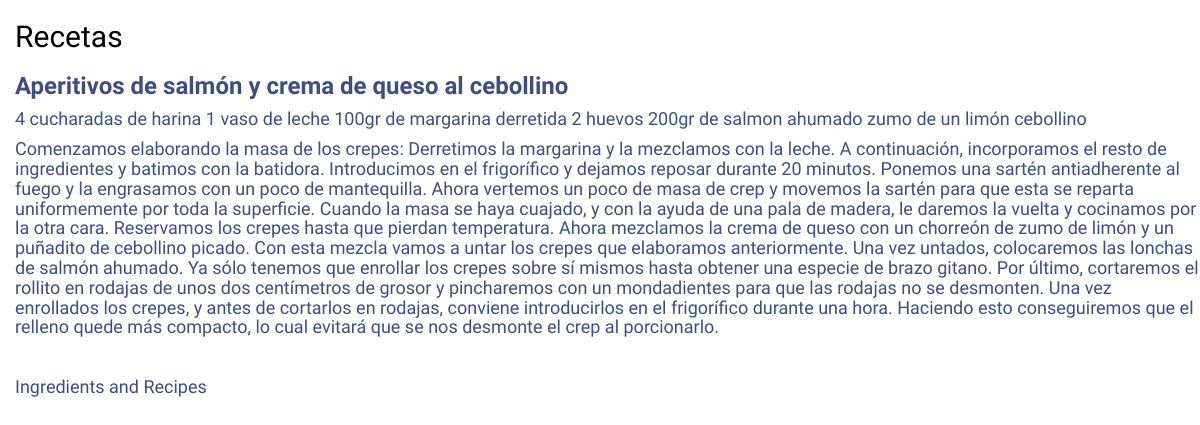
Page /verRecetas/15 on the earlier database version.
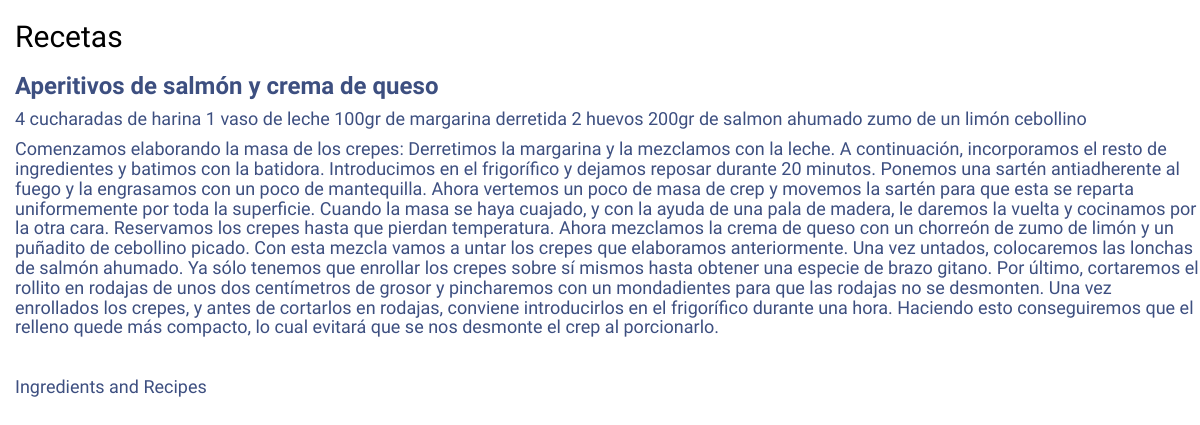
Same page on the later database version.
### RecipesAndFun/models.py (models this page shows, shortened)
class receta(models.Model):
    nombre_receta= models.CharField(max_length=100)
    ingredientes= models.TextField(help_text='Escribe los ingredientes')
    preparacion= models.TextField(verbose_name='Preparacion')
    tiempo_preparacion= models.IntegerField
    comentarios= models.CharField(help_text='Espacio para comentarios', max_length=1000, null=True)
    puntuacion= models.IntegerField
    fecha_publicacion= models.DateTimeField(blank=True, null=True)
    autor= models.ForeignKey(User, on_delete=models.CASCADE)

### RecipesAndFun/views.py (the view)
class RecipeDetail(DetailView):
    model = receta
    template_name = 'verReceta.html'
    def get_context_data(self, **kwargs):
        context = super(RecipeDetail, self).get_context_data(**kwargs)
        return context

### templates/verReceta.html (shortened to what this page needs)
{% load static %}
<head>
    <link rel="stylesheet" href="//maxcdn.bootstrapcdn.com/bootstrap/3.2.0/css/bootstrap.min.css">
    <link rel="stylesheet" href="//maxcdn.bootstrapcdn.com/bootstrap/3.2.0/css/bootstrap-theme.min.css">
    <link rel="stylesheet" href="{% static 'css/recipesandfun.css' %}">
    <h2>Recetas</h2>
</head>
<body>
    <div>
        <h3><a >{{ receta.nombre_receta }}</a></h3>
        <h4><a >{{ receta.ingredientes }}</a></h4>
        <h4><a >{{ receta.preparacion }}</a></h4>
    </div>
<br>
    <h4><a href="/listaIngredientes">Ingredients and Recipes </a></h4>
</body>

Differences in the rows shown:
changed receta: nombre_receta "Aperitivos de salmón y crema de queso al cebollino" → "Aperitivos de salmón y crema de queso"
